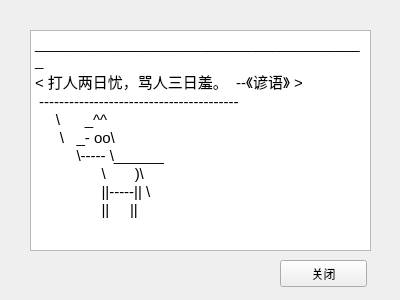
<?xml version="1.0" encoding="UTF-8"?>
<ui version="4.0">
 <class>Form</class>
 <widget class="QWidget" name="Form">
  <property name="geometry">
   <rect>
    <x>0</x>
    <y>0</y>
    <width>400</width>
    <height>300</height>
   </rect>
  </property>
  <property name="windowTitle">
   <string>About</string>
  </property>
  <widget class="QTextBrowser" name="textBrowser">
   <property name="geometry">
    <rect>
     <x>30</x>
     <y>30</y>
     <width>341</width>
     <height>221</height>
    </rect>
   </property>
   <property name="html">
    <string>&lt;!DOCTYPE HTML PUBLIC &quot;-//W3C//DTD HTML 4.0//EN&quot; &quot;http://www.w3.org/TR/REC-html40/strict.dtd&quot;&gt;
&lt;html&gt;&lt;head&gt;&lt;meta name=&quot;qrichtext&quot; content=&quot;1&quot; /&gt;&lt;style type=&quot;text/css&quot;&gt;
p, li { white-space: pre-wrap; }
&lt;/style&gt;&lt;/head&gt;&lt;body style=&quot; font-family:'Cantarell'; font-size:11pt; font-weight:400; font-style:normal;&quot;&gt;
&lt;p style=&quot; margin-top:0px; margin-bottom:0px; margin-left:0px; margin-right:0px; -qt-block-indent:0; text-indent:0px;&quot;&gt;________________________________________&lt;/p&gt;
&lt;p style=&quot; margin-top:0px; margin-bottom:0px; margin-left:0px; margin-right:0px; -qt-block-indent:0; text-indent:0px;&quot;&gt;&amp;lt; 打人两日忧，骂人三日羞。  --《谚语》 &amp;gt;&lt;/p&gt;
&lt;p style=&quot; margin-top:0px; margin-bottom:0px; margin-left:0px; margin-right:0px; -qt-block-indent:0; text-indent:0px;&quot;&gt; ----------------------------------------&lt;/p&gt;
&lt;p style=&quot; margin-top:0px; margin-bottom:0px; margin-left:0px; margin-right:0px; -qt-block-indent:0; text-indent:0px;&quot;&gt;     \      _^^&lt;/p&gt;
&lt;p style=&quot; margin-top:0px; margin-bottom:0px; margin-left:0px; margin-right:0px; -qt-block-indent:0; text-indent:0px;&quot;&gt;      \   _- oo\&lt;/p&gt;
&lt;p style=&quot; margin-top:0px; margin-bottom:0px; margin-left:0px; margin-right:0px; -qt-block-indent:0; text-indent:0px;&quot;&gt;          \----- \______&lt;/p&gt;
&lt;p style=&quot; margin-top:0px; margin-bottom:0px; margin-left:0px; margin-right:0px; -qt-block-indent:0; text-indent:0px;&quot;&gt;                \       )\&lt;/p&gt;
&lt;p style=&quot; margin-top:0px; margin-bottom:0px; margin-left:0px; margin-right:0px; -qt-block-indent:0; text-indent:0px;&quot;&gt;                ||-----|| \&lt;/p&gt;
&lt;p style=&quot; margin-top:0px; margin-bottom:0px; margin-left:0px; margin-right:0px; -qt-block-indent:0; text-indent:0px;&quot;&gt;                ||     ||&lt;/p&gt;
&lt;p style=&quot;-qt-paragraph-type:empty; margin-top:0px; margin-bottom:0px; margin-left:0px; margin-right:0px; -qt-block-indent:0; text-indent:0px;&quot;&gt;&lt;br /&gt;&lt;/p&gt;&lt;/body&gt;&lt;/html&gt;</string>
   </property>
  </widget>
  <widget class="QPushButton" name="closeAboutButton">
   <property name="geometry">
    <rect>
     <x>280</x>
     <y>260</y>
     <width>87</width>
     <height>27</height>
    </rect>
   </property>
   <property name="text">
    <string>关闭</string>
   </property>
  </widget>
 </widget>
 <resources/>
 <connections/>
</ui>
